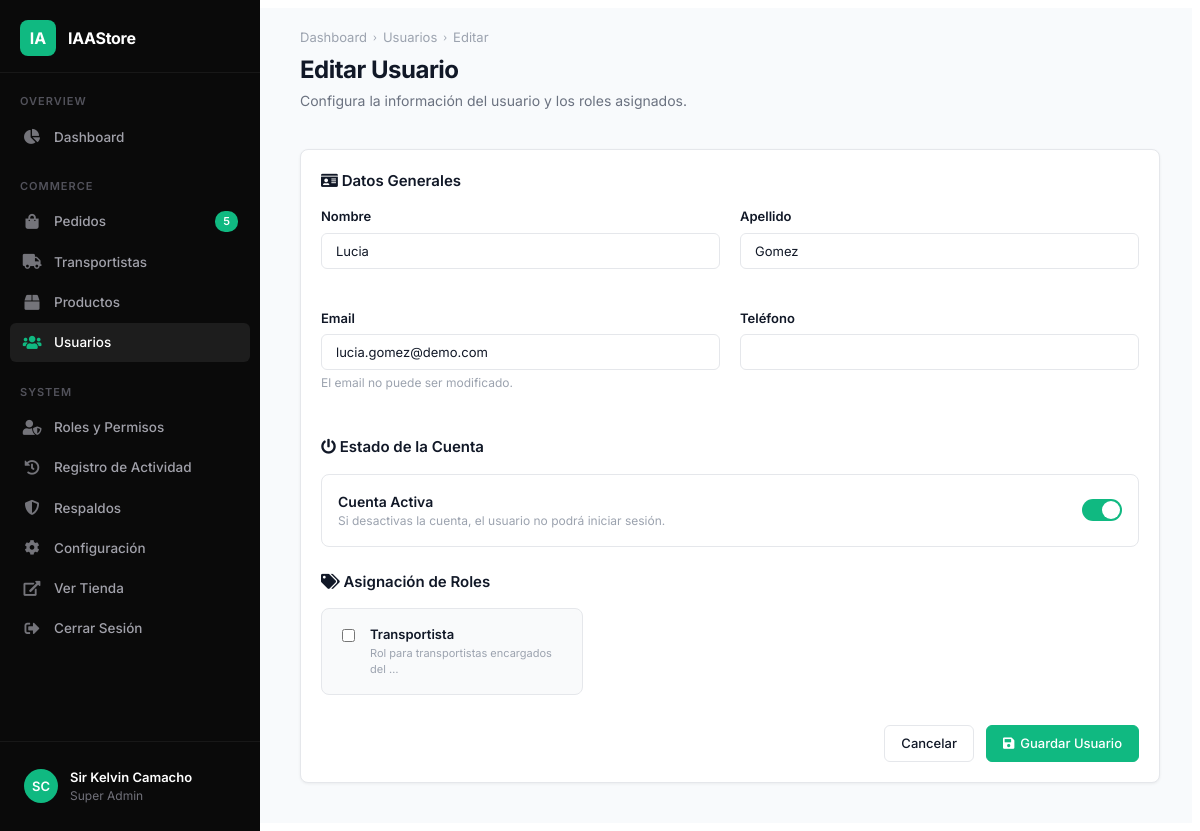
/accounts/panel/users/edit/42/ (signed in), run on the app's committed database.
### accounts/models.py (models this page shows, shortened)
class Account(AbstractBaseUser):
    first_name = models.CharField(max_length=50)
    last_name = models.CharField(max_length=50)
    username = models.CharField(max_length=50, unique=True)
    email = models.EmailField(max_length=100, unique=True)
    phone_number = models.CharField(max_length=15)
    roles = models.ManyToManyField(Role, blank=True)
    profile_picture = models.ImageField(upload_to='userprofile/', blank=True, null=True)
    date_joined = models.DateTimeField(auto_now_add=True)
    last_login = models.DateTimeField(auto_now_add=True)
    is_admin = models.BooleanField(default=False)
    is_staff = models.BooleanField(default=False)
    is_active = models.BooleanField(default=False)
    is_superadmin = models.BooleanField(default=False)
    USERNAME_FIELD = 'email'
    REQUIRED_FIELDS = ['username', 'first_name', 'last_name']
    objects = MyAccountManager()
    def has_rbac_permission(self, codename):
        if self.is_superadmin:
            return True
        return self.roles.filter(permissions__codename=codename).exists()
    @property
    def is_transportista(self):
        return hasattr(self, 'transportista')

class Role(models.Model):
    name = models.CharField(max_length=100, unique=True)
    description = models.TextField(blank=True)
    permissions = models.ManyToManyField(Permission, blank=True)

### accounts/admin_views.py (the view, shortened to what this page needs)
# urls.py: path('panel/users/edit/<int:user_id>/', admin_views.admin_edit_user, name='admin_edit_user'),
@has_permission('edit_users')
def admin_edit_user(request, user_id):
    edit_user = get_object_or_404(Account, id=user_id)
    roles = Role.objects.all()
    if edit_user.is_superadmin and not request.user.is_superadmin:
        messages.error(request, 'No tienes permisos para editar a un Super Administrador.')
        return redirect('admin_users')
    user_roles = edit_user.roles.values_list('id', flat=True)
    pending_orders_count = Order.objects.real().filter(payment_status__in=["review", "paid", "failed"], status__in=['New', 'Processing']).count()
    return render(request, 'admin_panel/user_form.html', {
        'active_page': 'users',
        'edit_user': edit_user,
        'roles': roles,
        'user_roles': user_roles,
        'action': 'Editar',
        'pending_orders_count': pending_orders_count
    })

### accounts/templatetags/rbac_tags.py (called while the page is built)
@register.filter(name='can')
def can(user, codename):
    if not user.is_authenticated:
        return False
    return user.has_rbac_permission(codename)

### carts/context_processors.py (called while the page is built)
def counter(request):
    cart_count = 0
    if 'admin' in request.path:
        return {}
    else:
        try:
            cart = Cart.objects.filter(cart_id=_cart_id(request))
            if request.user.is_authenticated:
                cart_items = CartItem.objects.all().filter(user=request.user)
            else:
                cart_items = CartItem.objects.all().filter(cart=cart[:1])
            for cart_item in cart_items:
                cart_count += cart_item.quantity
        except Cart.DoesNotExist:
                cart_count = 0
    return dict(cart_count=cart_count)

### carts/views.py (called while the page is built)
def _cart_id(request):
    cart=request.session.session_key
    if not cart:
        cart=request.session.create()
    return cart

### category/context_processors.py (called while the page is built)
def menu_links(request):
    links = Category.objects.all()
    return dict(links=links)

### orders/models.py (called while the page is built)
    def real(self):
        return self.filter(is_test=False)

### store/context_processors.py (called while the page is built)
def bcv_context(request):
    currency = request.session.get('currency', 'USD')
    try:
        bcv_rate = ExchangeRate.objects.get(currency='USD')
        rate = bcv_rate.rate
    except ExchangeRate.DoesNotExist:
        rate = 0
    return {
        'current_currency': currency,
        'current_bcv_rate': rate,
    }

### store/templates/admin_panel/user_form.html (shortened to what this page needs)
{% extends 'admin_panel/base_admin.html' %}
{% block breadcrumb %}
<span class="sep">›</span> <a href="{% url 'admin_users' %}">Usuarios</a> <span class="sep">›</span> {{ action }}
{% endblock %}
{% block page_title %}{{ action }} Usuario{% endblock %}
{% block page_desc %}Configura la información del usuario y los roles asignados.{% endblock %}
{% block content %}
<div class="ap-card">
    <div class="ap-card-body">
        <form method="POST">
            <div class="ap-settings-title" style="margin-bottom: 15px;"><i class="fas fa-id-card mr-2"></i> Datos Generales</div>
            <div class="ap-grid-2" style="margin-bottom: 24px;">
                {% if action == 'Crear' %}
                    {% for field in form %}
                    <div class="ap-form-group">
                        <label class="ap-label">{{ field.label }}</label>
                        {{ field }}
                        {% if field.errors %}<div style="color: var(--ap-red); font-size: 12px;">{{ field.errors }}</div>{% endif %}
                    </div>
                    {% endfor %}
                {% else %}
                    <div class="ap-form-group">
                        <label class="ap-label">Nombre</label>
                        <input type="text" class="ap-input" name="first_name" value="{{ edit_user.first_name }}" required>
                    </div>
                    <div class="ap-form-group">
                        <label class="ap-label">Apellido</label>
                        <input type="text" class="ap-input" name="last_name" value="{{ edit_user.last_name }}" required>
                    </div>
                    <div class="ap-form-group">
                        <label class="ap-label">Email</label>
                        <input type="email" class="ap-input" value="{{ edit_user.email }}" disabled>
                        <div class="ap-form-help">El email no puede ser modificado.</div>
                    </div>
                    <div class="ap-form-group">
                        <label class="ap-label">Teléfono</label>
                        <input type="text" class="ap-input" name="phone_number" value="{{ edit_user.phone_number }}">
                    </div>
                {% endif %}
            </div>
            {% if action == 'Editar' %}
            <div class="ap-settings-title" style="margin-bottom: 15px;"><i class="fas fa-power-off mr-2"></i> Estado de la Cuenta</div>
            <div style="margin-bottom: 24px; padding: 16px; border: 1px solid var(--ap-border); border-radius: 8px;">
                <div style="display: flex; align-items: center; justify-content: space-between;">
                    <div>
                        <div style="font-weight: 600; font-size: 14px;">Cuenta Activa</div>
                        <div style="font-size: 12px; color: var(--ap-text-muted);">Si desactivas la cuenta, el usuario no podrá iniciar sesión.</div>
                    </div>
                    <label class="ap-switch">
                        <span class="ap-slider"></span>
                    </label>
                </div>
            </div>
            {% endif %}
            <div class="ap-settings-title" style="margin-bottom: 15px;"><i class="fas fa-tags mr-2"></i> Asignación de Roles</div>
            {% if edit_user.is_superadmin %}
            <div style="background: rgba(139,92,246,0.1); border: 1px solid rgba(139,92,246,0.3); padding: 16px; border-radius: 8px; margin-bottom: 24px; display: flex; align-items: center; gap: 16px;">
                <i class="fas fa-crown" style="font-size: 24px; color: var(--ap-purple);"></i>
                <div>
                    <div style="font-weight: 600; color: var(--ap-purple);">Super Administrador</div>
                    <div style="font-size: 13px; color: var(--ap-text-secondary);">Este usuario tiene acceso total y sin restricciones al sistema. No requiere asignación de roles individuales.</div>
                </div>
            </div>
            {% elif user.is_superadmin %}
            <div class="roles-grid" style="margin-bottom: 24px;">
                {% for role in roles %}
                <label class="role-card" style="cursor: pointer;">
                    <input type="checkbox" name="roles" value="{{ role.id }}" style="margin-top: 4px;" {% if role.id in user_roles %}checked{% endif %}>
                    <div>
                        <div style="font-weight: 600; font-size: 13px;">{{ role.name }}</div>
                        <div style="font-size: 11px; color: var(--ap-text-muted);">{{ role.description|truncatechars:40 }}</div>
                    </div>
                </label>
                {% empty %}
                <div style="grid-column: 1 / -1; color: var(--ap-text-muted); font-size: 13px;">
                    No hay roles creados. <a href="{% url 'admin_create_role' %}">Crear un rol</a>.
                </div>
                {% endfor %}
            </div>
            {% endif %}
            <div style="display: flex; gap: 12px; justify-content: flex-end; margin-top: 30px;">
                <a href="{% url 'admin_users' %}" class="ap-btn">Cancelar</a>
                <button type="submit" class="ap-btn ap-btn-primary"><i class="fas fa-save"></i> Guardar Usuario</button>
            </div>
        </form>
    </div>
</div>
{% endblock %}

### store/templates/admin_panel/base_admin.html (shortened to what this page needs)
{% load static rbac_tags %}
<!DOCTYPE html>
<html lang="es">
<head>
<link href="{% static 'css/admin_panel.css' %}?v=1.0" rel="stylesheet">
<link href="{% static 'fonts/fontawesome/css/all.min.css' %}" rel="stylesheet">
</head>
<body>
<div class="admin-panel">
<aside class="ap-sidebar" id="apSidebar">
    <a href="{% url 'admin_dashboard' %}" class="ap-sidebar-logo">
        <div class="logo-icon">IA</div>
        <span>IAAStore</span>
    </a>
    <div class="ap-sidebar-section">Overview</div>
    <ul class="ap-sidebar-nav">
        {% if not user.is_transportista or user.is_superadmin %}
        <li><a href="{% url 'admin_dashboard' %}" class="{% if active_page == 'dashboard' %}active{% endif %}"><i class="fas fa-chart-pie"></i> Dashboard</a></li>
        {% endif %}
    </ul>
    <div class="ap-sidebar-section">Commerce</div>
    <ul class="ap-sidebar-nav">
        {% if user|can:'view_orders' or user.is_superadmin %}
        <li><a href="{% url 'admin_orders' %}" class="{% if active_page == 'orders' %}active{% endif %}"><i class="fas fa-shopping-bag"></i> Pedidos <span class="ap-nav-badge">{{ pending_orders_count|default:"" }}</span></a></li>
        {% if not user.is_transportista or user.is_superadmin %}
        <li><a href="{% url 'admin_transportistas' %}" class="{% if active_page == 'transportistas' %}active{% endif %}"><i class="fas fa-truck"></i> Transportistas</a></li>
        {% endif %}
        {% endif %}
        {% if user|can:'view_inventory' or user.is_superadmin %}
        <li><a href="{% url 'admin_products' %}" class="{% if active_page == 'products' %}active{% endif %}"><i class="fas fa-box"></i> Productos</a></li>
        {% endif %}
        {% if user|can:'view_users' or user.is_superadmin %}
        <li><a href="{% url 'admin_users' %}" class="{% if active_page == 'users' or active_page == 'customers' %}active{% endif %}"><i class="fas fa-users"></i> Usuarios</a></li>
        {% endif %}
    </ul>
    <div class="ap-sidebar-section">System</div>
    <ul class="ap-sidebar-nav">
        {% if user|can:'view_roles' or user.is_superadmin %}
        <li><a href="{% url 'admin_roles' %}" class="{% if active_page == 'roles' %}active{% endif %}"><i class="fas fa-user-shield"></i> Roles y Permisos</a></li>
        {% endif %}
        {% if user.is_superadmin %}
        <li><a href="{% url 'admin_activity_log' %}" class="{% if active_page == 'logs' %}active{% endif %}"><i class="fas fa-history"></i> Registro de Actividad</a></li>
        {% endif %}
        {% if user|can:'view_backups' or user.is_superadmin %}
        <li><a href="{% url 'admin_backups' %}" class="{% if active_page == 'backups' %}active{% endif %}"><i class="fas fa-shield-alt"></i> Respaldos</a></li>
        {% endif %}
        {% if user.is_superadmin %}
        <li><a href="{% url 'admin_settings' %}" class="{% if active_page == 'settings' %}active{% endif %}"><i class="fas fa-cog"></i> Configuración</a></li>
        {% endif %}
        {% if not user.is_transportista or user.is_superadmin %}
        <li><a href="{% url 'home' %}" target="_blank"><i class="fas fa-external-link-alt"></i> Ver Tienda</a></li>
        {% endif %}
        <li>
                <a href="{% url 'logout' %}"><i class="fas fa-sign-out-alt"></i> Cerrar Sesión</a>
        </li>
    </ul>
    <div class="ap-sidebar-footer">
        <a href="{% url 'admin_profile' %}">
            {% if user.profile_picture %}
                <img src="{{ user.profile_picture.url }}" alt="Profile" class="ap-sidebar-user-avatar" style="object-fit: cover; border: 2px solid var(--ap-accent);">
            {% else %}
                <div class="ap-sidebar-user-avatar">{{ user.first_name|first }}{{ user.last_name|first }}</div>
            {% endif %}
            <div class="ap-sidebar-user-info">
                <div class="name">{{ user.first_name }} {{ user.last_name }}</div>
                <div class="role">{% if user.is_superadmin %}Super Admin{% elif user.roles.all %}{{ user.roles.first.name }}{% else %}Admin{% endif %}</div>
            </div>
        </a>
    </div>
</aside>
<main class="ap-main">
    <div class="ap-header">
        <div style="display:flex; align-items:center; gap:12px;">
            <div>
                <div class="ap-breadcrumb">
                    <a href="{% url 'admin_dashboard' %}">Dashboard</a>
                    {% block breadcrumb %}{% endblock %}
                </div>
                <h1 class="ap-page-title">{% block page_title %}Dashboard{% endblock %}</h1>
                <p class="ap-page-desc">{% block page_desc %}{% endblock %}</p>
            </div>
        </div>
    </div>
    <div class="ap-content">
        {% block content %}{% endblock %}
    </div>
</main>
</div>
</body>
</html>

### store/templates/admin_panel/user_form.html (style rules this page uses)
.ap-switch { position: relative; display: inline-block; width: 40px; height: 22px; }
.ap-slider { position: absolute; cursor: pointer; top: 0; left: 0; right: 0; bottom: 0; background-color: #ccc; transition: .4s; border-radius: 34px; }
.ap-slider:before { position: absolute; content: ""; height: 18px; width: 18px; left: 2px; bottom: 2px; background-color: white; transition: .4s; border-radius: 50%; }
input:checked + .ap-slider { background-color: var(--ap-accent); }
input:checked + .ap-slider:before { transform: translateX(18px); }
.roles-grid { display: grid; grid-template-columns: repeat(auto-fill, minmax(200px, 1fr)); gap: 16px; margin-top: 10px; }
.role-card { border: 1px solid var(--ap-border); border-radius: 8px; padding: 16px; display: flex; align-items: flex-start; gap: 12px; background: #f9fafb; }

### data on the page
Account: first_name|first "S", last_name|first "C", first_name "Sir Kelvin", last_name "Camacho"
Account: first_name "Lucia", last_name "Gomez", email "lucia.gomez@demo.com"
Role: name "Transportista", description "Rol para transportistas encargados del …"

### other printed values
{{ pending_orders_count|default:"" }} "5"
{{ action }} "Editar"
